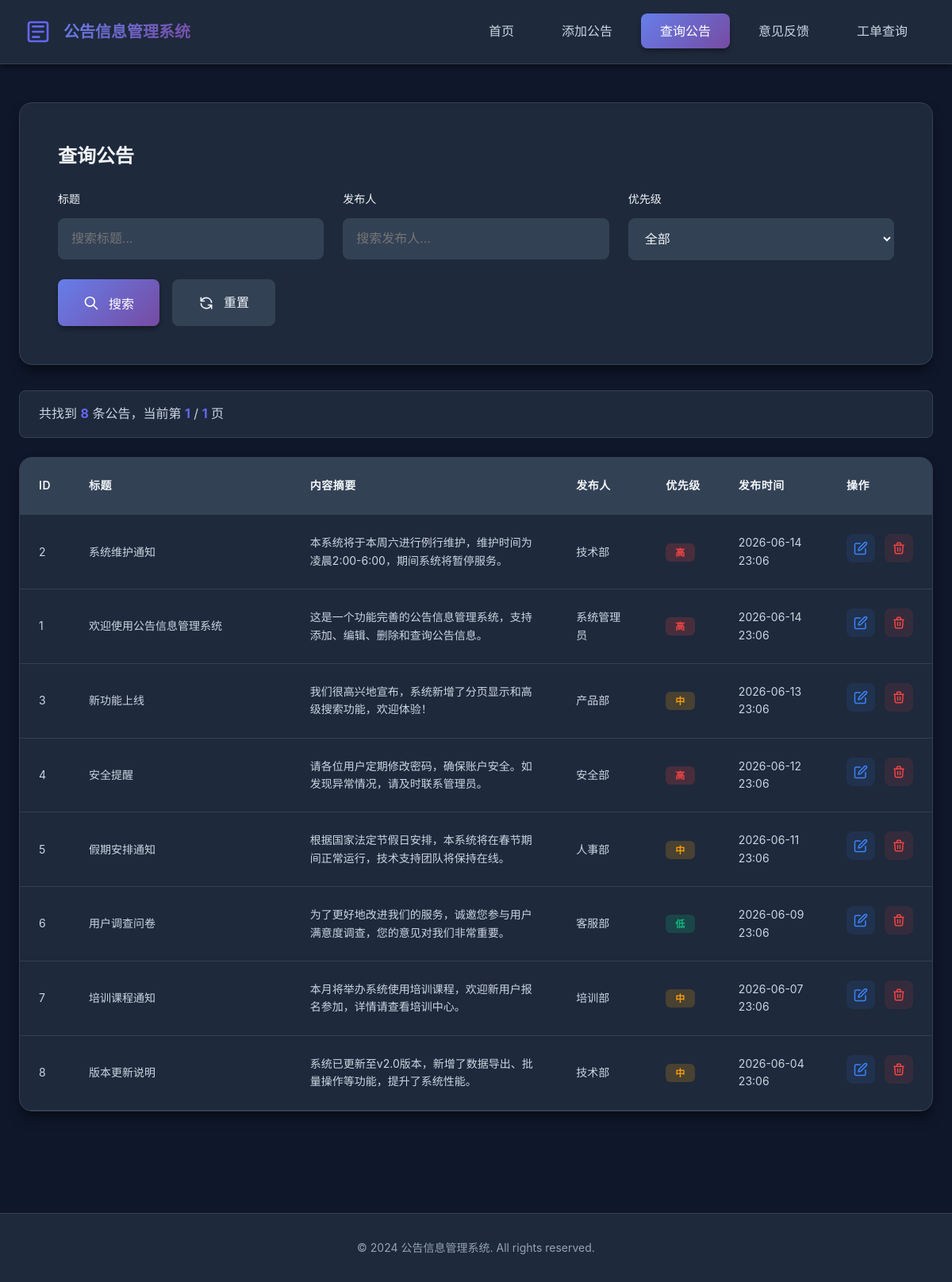
/search_notice.php, run on the app's committed database.
### tables this page shows
CREATE TABLE IF NOT EXISTS notices (
    id INT AUTO_INCREMENT PRIMARY KEY,
    title VARCHAR(255) NOT NULL COMMENT '公告标题',
    content TEXT NOT NULL COMMENT '公告内容',
    author VARCHAR(100) NOT NULL COMMENT '发布人',
    publish_date DATETIME DEFAULT CURRENT_TIMESTAMP COMMENT '发布时间',
    update_date DATETIME DEFAULT CURRENT_TIMESTAMP ON UPDATE CURRENT_TIMESTAMP COMMENT '更新时间',
    status ENUM('published', 'draft') DEFAULT 'published' COMMENT '状态',
    priority ENUM('high', 'medium', 'low') DEFAULT 'medium' COMMENT '优先级',
    views INT DEFAULT 0 COMMENT '浏览次数',
    INDEX idx_publish_date (publish_date),
    INDEX idx_status (status)
);

### www/search_notice.php (the view, shortened to what this page needs)
<!DOCTYPE html>
<html lang="zh-CN">
<head>
    <link rel="stylesheet" href="style.css">
</head>
<body>
    <?php
    $page = isset($_GET['page']) ? intval($_GET['page']) : 1;
    $per_page = 8;
    $offset = ($page - 1) * $per_page;
    $search_title = isset($_GET['search_title']) ? sanitize($_GET['search_title']) : '';
    $search_author = isset($_GET['search_author']) ? sanitize($_GET['search_author']) : '';
    $search_priority = isset($_GET['search_priority']) ? sanitize($_GET['search_priority']) : '';
    $conn = getConnection();
    $where_clauses = [];
    $params = [];
    $types = '';
    $where_sql = !empty($where_clauses) ? "WHERE " . implode(" AND ", $where_clauses) : "";
    $count_sql = "SELECT COUNT(*) as total FROM notices $where_sql";
    if (!empty($params)) {
        $count_stmt = $conn->prepare($count_sql);
        $count_stmt->bind_param($types, ...$params);
        $count_stmt->execute();
        $total_result = $count_stmt->get_result();
        $total_records = $total_result->fetch_assoc()['total'];
        $count_stmt->close();
    } else {
        $total_result = $conn->query($count_sql);
        $total_records = $total_result->fetch_assoc()['total'];
    }
    $total_pages = ceil($total_records / $per_page);
    $sql = "SELECT * FROM notices $where_sql ORDER BY publish_date DESC LIMIT ? OFFSET ?";
    $params[] = $per_page;
    $params[] = $offset;
    $types .= 'ii';
    $stmt = $conn->prepare($sql);
    if (!empty($types)) {
        $stmt->bind_param($types, ...$params);
    }
    $stmt->execute();
    $result = $stmt->get_result();
    ?>
    <nav class="navbar">
        <div class="container">
            <div class="nav-brand">
                <h1>公告信息管理系统</h1>
            </div>
            <ul class="nav-menu">
                <li><a href="index.php">首页</a></li>
                <li><a href="add_notice.php">添加公告</a></li>
                <li><a href="search_notice.php" class="active">查询公告</a></li>
                <li><a href="feedback.php">意见反馈</a></li>
                <li><a href="feedback_query.php">工单查询</a></li>
            </ul>
        </div>
    </nav>
    <div class="container">
        <div class="main-content">
            <div class="search-container">
                <h2>查询公告</h2>
                <form method="GET" action="" class="search-form">
                    <div class="search-fields">
                        <div class="search-field">
                            <label for="search_title">标题</label>
                            <input type="text" id="search_title" name="search_title"
                                   value="<?php echo htmlspecialchars($search_title); ?>"
                                   placeholder="搜索标题...">
                        </div>
                        <div class="search-field">
                            <label for="search_author">发布人</label>
                            <input type="text" id="search_author" name="search_author"
                                   value="<?php echo htmlspecialchars($search_author); ?>"
                                   placeholder="搜索发布人...">
                        </div>
                        <div class="search-field">
                            <label for="search_priority">优先级</label>
                            <select id="search_priority" name="search_priority">
                                <option value="">全部</option>
                            </select>
                        </div>
                    </div>
                    <div class="search-actions">
                        <button type="submit" class="btn btn-primary">
                            <svg class="btn-icon" viewBox="0 0 24 24" fill="none" xmlns="http://www.w3.org/2000/svg">
                                <path d="M21 21L15 15M17 10C17 13.866 13.866 17 10 17C6.13401 17 3 13.866 3 10C3 6.13401 6.13401 3 10 3C13.866 3 17 6.13401 17 10Z" stroke="currentColor" stroke-width="2" stroke-linecap="round" stroke-linejoin="round"/>
                            </svg>
                            搜索
                        </button>
                        <a href="search_notice.php" class="btn btn-secondary">
                            重置
                        </a>
                    </div>
                </form>
            </div>
            <div class="results-info">
                <p>共找到 <strong><?php echo $total_records; ?></strong> 条公告，当前第 <strong><?php echo $page; ?></strong> / <strong><?php echo max(1, $total_pages); ?></strong> 页</p>
            </div>
            <div class="notices-table-container">
                <?php if ($result->num_rows > 0): ?>
                <table class="notices-table">
                    <thead>
                        <tr>
                            <th width="5%">ID</th>
                            <th width="25%">标题</th>
                            <th width="30%">内容摘要</th>
                            <th width="10%">发布人</th>
                            <th width="8%">优先级</th>
                            <th width="12%">发布时间</th>
                            <th width="10%">操作</th>
                        </tr>
                    </thead>
                    <tbody>
                        <?php while($row = $result->fetch_assoc()): ?>
                        <tr>
                            <td><?php echo $row['id']; ?></td>
                            <td class="notice-title-cell">
                                <?php echo htmlspecialchars($row['title']); ?>
                            </td>
                            <td class="notice-content-cell">
                                <?php
                                $content = htmlspecialchars($row['content']);
                                echo mb_substr($content, 0, 60, 'UTF-8') . (mb_strlen($content, 'UTF-8') > 60 ? '...' : '');
                                ?>
                            </td>
                            <td><?php echo htmlspecialchars($row['author']); ?></td>
                            <td>
                                <span class="priority-badge priority-<?php echo $row['priority']; ?>">
                                    <?php
                                    echo ['high' => '高', 'medium' => '中', 'low' => '低'][$row['priority']];
                                    ?>
                                </span>
                            </td>
                            <td><?php echo date('Y-m-d H:i', strtotime($row['publish_date'])); ?></td>
                            <td class="action-buttons">
                                <a href="add_notice.php?id=<?php echo $row['id']; ?>" class="btn-icon-action edit" title="编辑">
                                </a>
                                <a href="?delete=<?php echo $row['id']; ?>&page=<?php echo $page; ?><?php echo !empty($search_title) ? '&search_title=' . urlencode($search_title) : ''; ?><?php echo !empty($search_author) ? '&search_author=' . urlencode($search_author) : ''; ?><?php echo !empty($search_priority) ? '&search_priority=' . urlencode($search_priority) : ''; ?>"
                                   class="btn-icon-action delete"
                                   title="删除"
                                   onclick="return confirm('确定要删除这条公告吗？');">
                                </a>
                            </td>
                        </tr>
                        <?php endwhile; ?>
                    </tbody>
                </table>
                <?php endif; ?>
            </div>
        </div>
    </div>
    <footer class="footer">
        <div class="container">
            <p>&copy; 2024 公告信息管理系统. All rights reserved.</p>
        </div>
    </footer>
</body>
</html>

### data on the page
notices: id "2", title "系统维护通知", content "本系统将于本周六进行例行维护，维护时间为凌晨2:00-6:00，期间系统将暂停服务。", author "技术部", priority "高", publish_date "2026-06-14 23:06"
notices: id "1", title "欢迎使用公告信息管理系统", content "这是一个功能完善的公告信息管理系统，支持添加、编辑、删除和查询公告信息。", author "系统管理员", priority "高", publish_date "2026-06-14 23:06"
notices: id "3", title "新功能上线", content "我们很高兴地宣布，系统新增了分页显示和高级搜索功能，欢迎体验！", author "产品部", priority "中", publish_date "2026-06-13 23:06"
notices: id "4", title "安全提醒", content "请各位用户定期修改密码，确保账户安全。如发现异常情况，请及时联系管理员。", author "安全部", priority "高", publish_date "2026-06-12 23:06"
notices: id "5", title "假期安排通知", content "根据国家法定节假日安排，本系统将在春节期间正常运行，技术支持团队将保持在线。", author "人事部", priority "中", publish_date "2026-06-11 23:06"
notices: id "6", title "用户调查问卷", content "为了更好地改进我们的服务，诚邀您参与用户满意度调查，您的意见对我们非常重要。", author "客服部", priority "低", publish_date "2026-06-09 23:06"
notices: id "7", title "培训课程通知", content "本月将举办系统使用培训课程，欢迎新用户报名参加，详情请查看培训中心。", author "培训部", priority "中", publish_date "2026-06-07 23:06"
notices: id "8", title "版本更新说明", content "系统已更新至v2.0版本，新增了数据导出、批量操作等功能，提升了系统性能。", author "技术部", priority "中", publish_date "2026-06-04 23:06"

### other printed values
$total_records "8"
$page "1"
max(1, $total_pages) "1"
